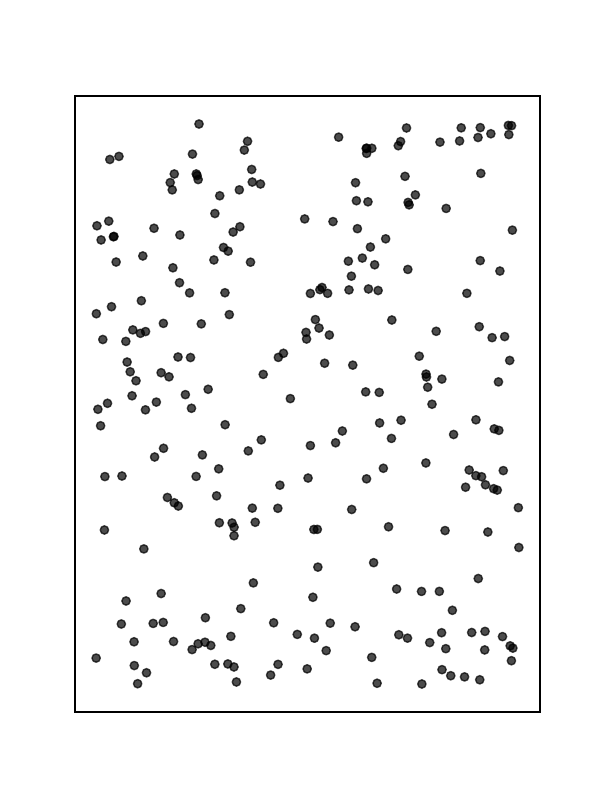

This chart was generated by the following Python code:
import matplotlib.pyplot as plt
import numpy as np

# 生成随机点数据
np.random.seed(42)  # 设置随机种子以确保结果可重复
num_points = 250  # 点的数量
x = np.random.uniform(0, 10, num_points)  # x坐标
y = np.random.uniform(0, 10, num_points)  # y坐标

# 创建二维散点图
plt.figure(figsize=(6, 8))
plt.scatter(x, y, color='black', alpha=0.7)  # 黑色点代表向量
#plt.title("Before Grouping: Random Vector Points", fontsize=18)
# plt.xlabel("Dimension 1", fontsize=12)
# plt.ylabel("Dimension 2", fontsize=12)
plt.grid(alpha=0.3)
# 去掉坐标轴
ax = plt.gca()  # 获取当前轴对象
ax.set_xticks([])  # 去掉x轴刻度
ax.set_yticks([])  # 去掉y轴刻度
ax.spines['top'].set_visible(True)    # 显示上边框
ax.spines['right'].set_visible(True)  # 显示右边框
ax.spines['left'].set_visible(True)   # 显示左边框
ax.spines['bottom'].set_visible(True) # 显示下边框

plt.savefig(f"first.pdf")
plt.show()
